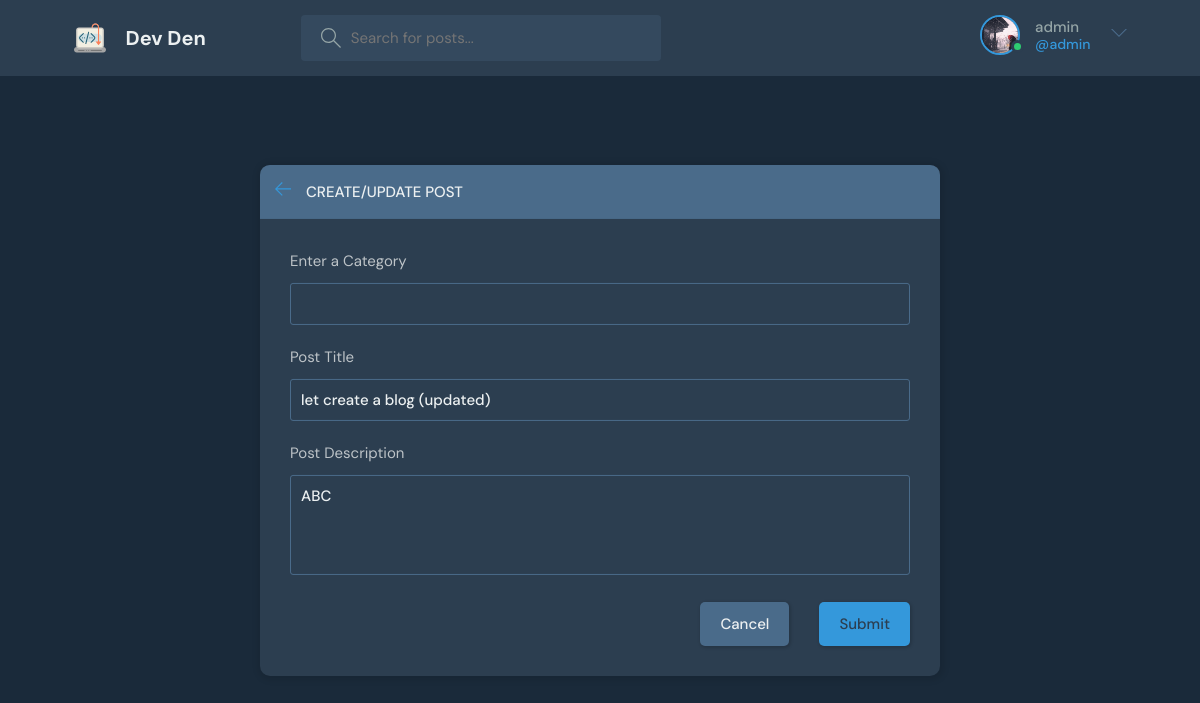
/update-post/4/ (signed in), run on the app's committed database.
### blogApp/models.py (models this page shows, shortened)
class User(AbstractUser):
    fullname = models.CharField(max_length=40, null=True)
    username = models.CharField(max_length=40, unique=True, null=True)
    email = models.EmailField(unique=True, null=True)
    bio = models.TextField(null=True, blank=True)
    avatar = models.ImageField(null=True, default="images/avatar.svg", upload_to='images/')

class Post(models.Model):
    category = models.ForeignKey(Category, on_delete=models.SET_NULL, null=True)
    title = models.CharField(max_length=250)
    description = models.TextField(null=True, blank=True)
    created_by = models.ForeignKey(User, on_delete=models.SET_NULL, null=True)
    image = models.ImageField(upload_to='images/', null=True, blank=True)
    updated = models.DateTimeField(auto_now=True)
    created = models.DateTimeField(auto_now_add=True)
    participants = models.ManyToManyField(User, related_name='participants', blank=True)
    upvotes = models.ManyToManyField(User, related_name='post_upvotes', blank=True)
    downvotes = models.ManyToManyField(User, related_name='post_downvotes', blank=True)
    class Meta:
        ordering = ['-updated','-created']

### blogApp/views.py (the view, shortened to what this page needs)
# urls.py: path('update-post/<int:pk>/', views.update_post_view, name='update-post'),
@login_required(login_url='login')
def update_post_view(request, pk):
    post = Post.objects.get(id=pk)
    form = PostForm(instance=post)
    categories = Category.objects.all()
    if request.user != post.created_by:
        return HttpResponse('You are not allowed')
    context = {'form':form, 'categories':categories}
    return render(request, 'blogApp/post_form.html', context)

### blogApp/forms.py
class PostForm(ModelForm):
    class Meta:
        model = Post
        fields = ['title', 'description']

### blogApp/templates/blogApp/post_form.html (shortened to what this page needs)
{% extends "blogApp/main.html" %}
{% block content %}
  <main class="create-room layout">
    <div class="container">
      <div class="layout__box">
        <div class="layout__boxHeader">
          <div class="layout__boxTitle">
            <a href="{% url "home" %}">
              <svg version="1.1" xmlns="http://www.w3.org/2000/svg" width="32" height="32" viewBox="0 0 32 32">
                <title>arrow-left</title>
                <path
                  d="M13.723 2.286l-13.723 13.714 13.719 13.714 1.616-1.611-10.96-10.96h27.625v-2.286h-27.625l10.965-10.965-1.616-1.607z">
                </path>
              </svg>
            </a>
            <h3>Create/Update Post</h3>
          </div>
        </div>
        <div class="layout__body">
          <form class="form" action="" method="POST">
            <div class="form__group">
              <label for="post_category">Enter a Category</label>
              <input required type="text" value="{{ post.category.name | default:'' }}" name="category" list="category-list">
            </div>
            <div class="form__group">
              <label for="post_title">Post Title</label>
              {{ form.title }}
            </div>
            <div class="form__group">
              <label for="post_description">Post Description</label>
              {{ form.description }}
            </div>
            <div class="form__action">
              <a class="btn btn--dark" href="index.html">Cancel</a>
              <button class="btn btn--main" type="submit">Submit</button>
            </div>
          </form>
        </div>
      </div>
    </div>
  </main>
{% endblock content %}

### blogApp/templates/blogApp/navbar.html (shortened to what this page needs)
{% load static %}
<header class="header header--loggedIn">
      <div class="container">
        <a href="{% url "home" %}" class="header__logo">
          <img src="{% static "media/images/logo1.svg" %}" />
          <h1>Dev Den</h1>
        </a>
        <form class="header__search" method="GET" action="home">
          <label>
            <input name="q" placeholder="Search for posts..." />
          </label>
        </form>
        <nav class="header__menu">
        {% if request.user.is_authenticated %}
          <div class="header__user">
            <a href="{% url "update-user" %}">
              <div class="avatar avatar--medium active">
                <img src="{{ request.user.avatar.url }}" />
              </div>
              <p>{{ request.user.username }} <span>@{{ request.user.username }}</span></p>
            </a>
            <button class="dropdown-button">
              <svg version="1.1" xmlns="http://www.w3.org/2000/svg" width="32" height="32" viewBox="0 0 32 32">
                <title>chevron-down</title>
                <path d="M16 21l-13-13h-3l16 16 16-16h-3l-13 13z"></path>
              </svg>
            </button>
          </div>
          {% else %}
          <a href="{% url "login" %}"><img src="{{ request.user.avatar.url }}" alt=""><p>Login</p></a>
        {% endif %}
        </nav>
      </div>
    </header>

### data on the page
User: user.avatar (picture), user.username "admin"
Post: title "let create a blog (updated)", description "ABC"
